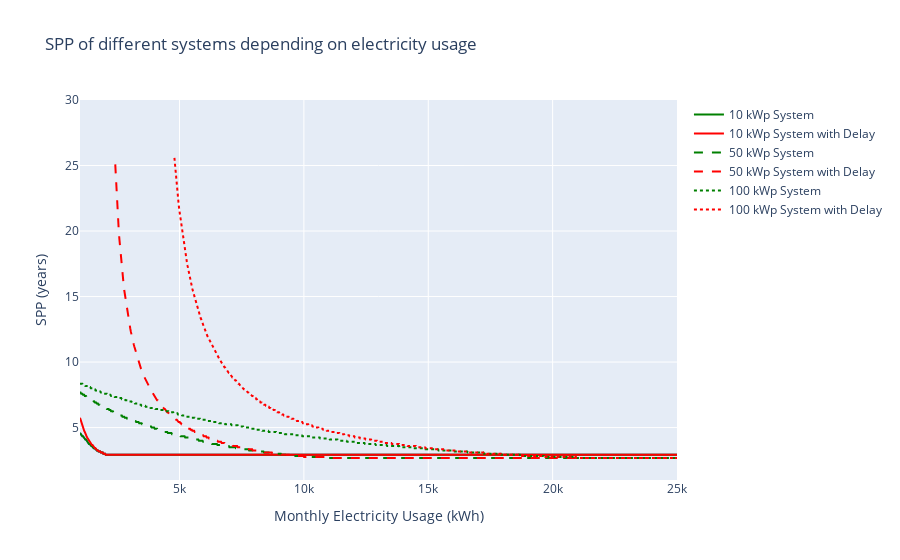

Notebook source saved alongside this figure:
### Code cell
SPP_graph(x_range=np.linspace(1000, 25000, 1000))

### Figure 1 — Plotly figure (JSON) as saved in the notebook; plotly's stock layout.template omitted (floating-point values rounded to 4 significant figures; data arrays with more than 128 entries replaced by an {"elided": "..."} marker saying what was removed)
{"data": [{"hovertemplate": "Monthly Electricity Usage (kWh)=%{x}<br>SPP (years)=%{y}<extra></extra>", "legendgroup": "", "line": {"color": "#636efa", "dash": "solid"}, "marker": {"symbol": "circle"}, "mode": "lines", "name": "", "orientation": "v", "showlegend": false, "type": "scatter", "x": {"elided": "1000 float values"}, "xaxis": "x", "y": {"elided": "1000 float values"}, "yaxis": "y"}, {"line": {"color": "green", "dash": "solid"}, "mode": "lines", "name": "10 kWp System", "type": "scatter", "x": {"elided": "1000 float values"}, "y": {"elided": "1000 float values"}}, {"line": {"color": "red", "dash": "solid"}, "mode": "lines", "name": "10 kWp System with Delay", "type": "scatter", "x": {"elided": "1000 float values"}, "y": {"elided": "1000 float values"}}, {"line": {"color": "green", "dash": "dash"}, "mode": "lines", "name": "50 kWp System", "type": "scatter", "x": {"elided": "1000 float values"}, "y": {"elided": "1000 float values"}}, {"line": {"color": "red", "dash": "dash"}, "mode": "lines", "name": "50 kWp System with Delay", "type": "scatter", "x": {"elided": "941 float values"}, "y": {"elided": "941 float values"}}, {"line": {"color": "green", "dash": "dot"}, "mode": "lines", "name": "100 kWp System", "type": "scatter", "x": {"elided": "1000 float values"}, "y": {"elided": "1000 float values"}}, {"line": {"color": "red", "dash": "dot"}, "mode": "lines", "name": "100 kWp System with Delay", "type": "scatter", "x": {"elided": "842 float values"}, "y": {"elided": "842 float values"}}], "layout": {"legend": {"tracegroupgap": 0}, "title": {"text": "SPP of different systems depending on electricity usage"}, "xaxis": {"anchor": "y", "domain": [0, 1], "title": {"text": "Monthly Electricity Usage (kWh)"}}, "yaxis": {"anchor": "x", "domain": [0, 1], "range": [1, 30], "title": {"text": "SPP (years)"}}}}
